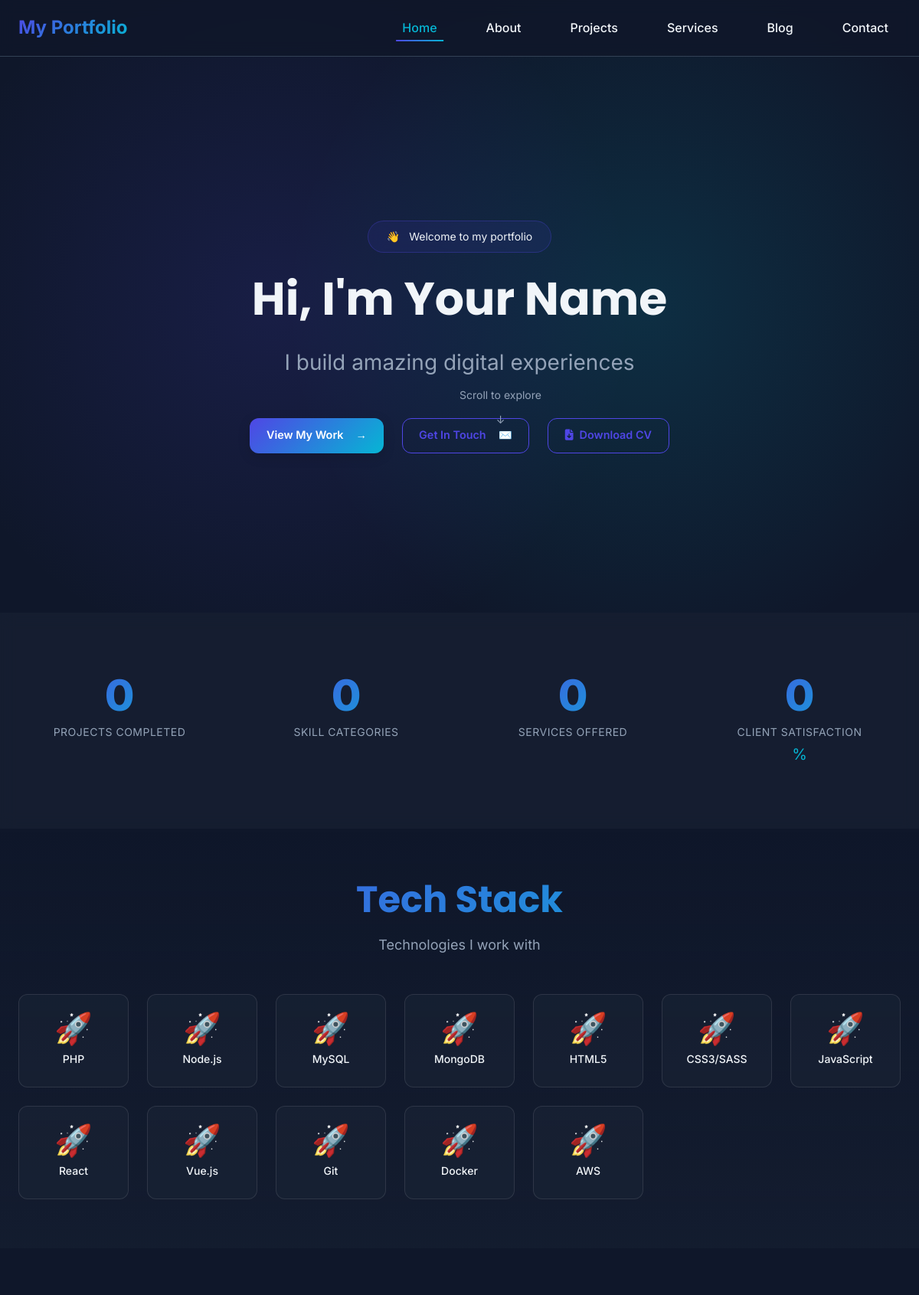
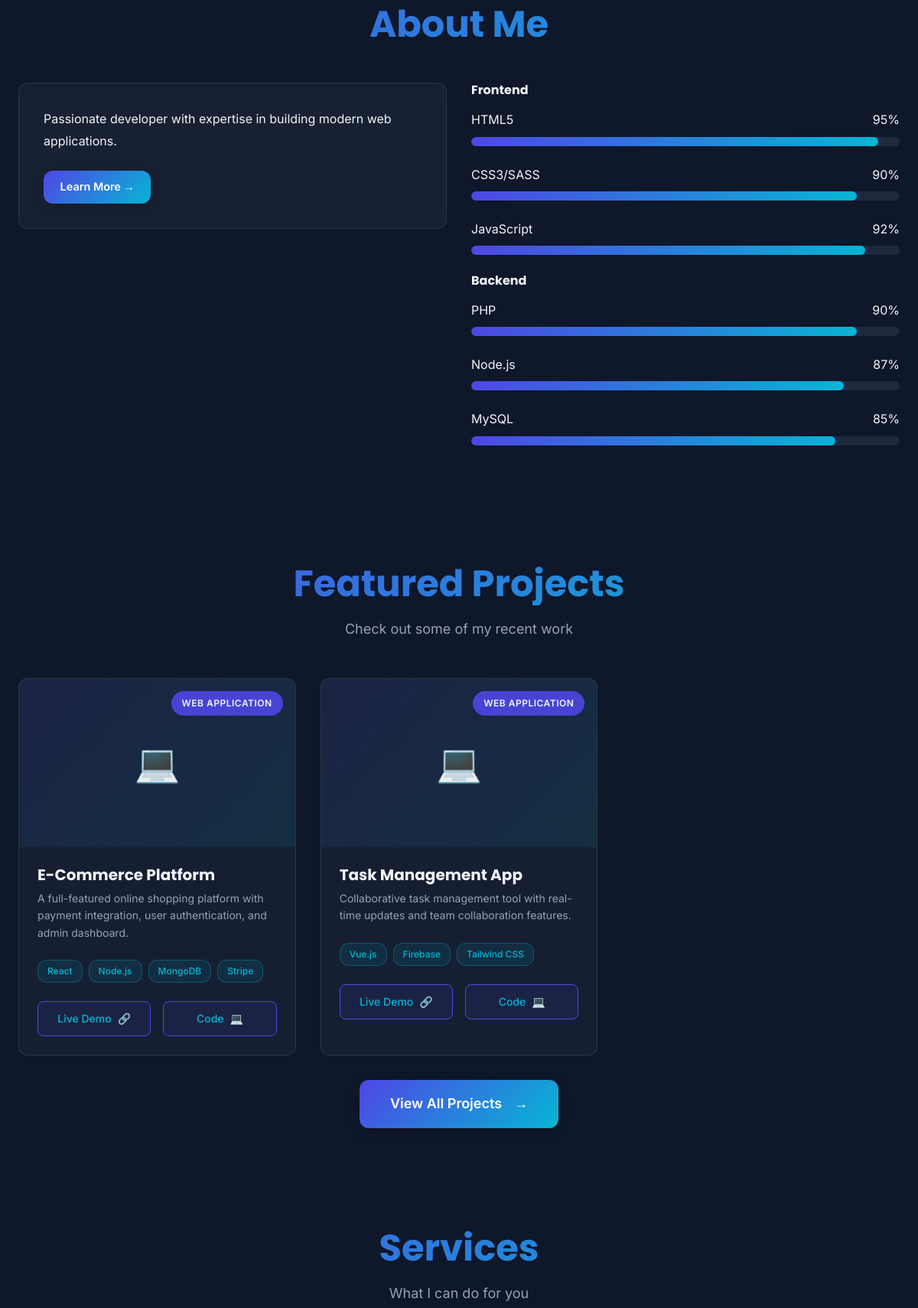
The page / (upper part) on the database its author committed (2 pictures, top to bottom).
### tables this page shows
CREATE TABLE `skills` (
  `id` int(11) NOT NULL AUTO_INCREMENT,
  `name` varchar(100) NOT NULL,
  `category` varchar(50) NOT NULL COMMENT 'e.g., Frontend, Backend, Tools',
  `level` int(11) NOT NULL DEFAULT 0 COMMENT 'Proficiency level 0-100',
  `icon` varchar(100) DEFAULT NULL,
  `sort_order` int(11) DEFAULT 0,
  `status` enum('active','inactive') DEFAULT 'active',
  `created_at` timestamp NOT NULL DEFAULT CURRENT_TIMESTAMP,
  `updated_at` timestamp NOT NULL DEFAULT CURRENT_TIMESTAMP ON UPDATE CURRENT_TIMESTAMP,
  PRIMARY KEY (`id`)
);

CREATE TABLE `projects` (
  `id` int(11) NOT NULL AUTO_INCREMENT,
  `title` varchar(200) NOT NULL,
  `description` text NOT NULL,
  `tech_stack` varchar(500) DEFAULT NULL COMMENT 'Comma-separated technologies',
  `category` varchar(50) DEFAULT NULL,
  `image` varchar(255) DEFAULT NULL,
  `live_url` varchar(255) DEFAULT NULL,
  `github_url` varchar(255) DEFAULT NULL,
  `is_featured` tinyint(1) DEFAULT 0,
  `sort_order` int(11) DEFAULT 0,
  `status` enum('active','inactive') DEFAULT 'active',
  `created_at` timestamp NOT NULL DEFAULT CURRENT_TIMESTAMP,
  `updated_at` timestamp NOT NULL DEFAULT CURRENT_TIMESTAMP ON UPDATE CURRENT_TIMESTAMP,
  PRIMARY KEY (`id`)
);

### index.php (the view, shortened to what the rows shown need)
<?php
require_once __DIR__ . '/config/database.php';
require_once __DIR__ . '/app/helpers/helpers.php';
require_once __DIR__ . '/app/models/Project.php';
require_once __DIR__ . '/app/models/Skill.php';
require_once __DIR__ . '/app/models/Setting.php';
$projectModel = new Project();
$serviceModel = new Service();
$skillModel = new Skill();
$settingModel = new Setting();
$featuredProjects = $projectModel->getFeatured(6);
$services = $serviceModel->getActive();
$skillsByCategory = $skillModel->getByCategory();
$settings = $settingModel->getAll();
$heroTitle = $settings['hero_title'] ?? "Hi, I'm Your Name";
include __DIR__ . '/includes/header.php';
?>
<section class="hero" id="home">
    <div class="container">
        <div class="hero-content">
            <h1 class="hero-title" data-aos="fade-up" data-aos-delay="100"><?php echo clean($heroTitle); ?></h1>
        </div>
    </div>
</section>
<section class="section tech-stack-section">
    <div class="container">
        <div class="section-header" data-aos="fade-up">
            <h2 class="section-title">Tech Stack</h2>
        </div>
        <?php
        $skills = $skillModel->all([], 'category ASC, sort_order ASC');
        ?>
        <div class="tech-grid" data-aos="fade-up" data-aos-delay="200">
            <?php if (!empty($skills)): ?>
                <?php foreach ($skills as $skill): ?>
                    <div class="tech-item">
                        <div class="tech-icon">
                            <?php
                            $icon = $skill['icon'] ?? '';
                            $ext = pathinfo($icon, PATHINFO_EXTENSION);
                            $isImage = in_array(strtolower($ext), ['jpg', 'jpeg', 'png', 'gif', 'svg', 'webp']);
                            if ($isImage):
                            ?>
                                <img src="<?php echo getFileUrl($icon); ?>" alt="<?php echo clean($skill['name']); ?>" style="width: 2.5rem; height: 2.5rem; object-fit: contain;">
                            <?php elseif (!empty($icon) && strpos($icon, 'fa-') !== false): ?>
                                <i class="<?php echo clean($icon); ?>"></i>
                            <?php else: ?>
                                <?php echo !empty($icon) ? clean($icon) : '🚀'; ?>
                            <?php endif; ?>
                        </div>
                        <span><?php echo clean($skill['name']); ?></span>
                    </div>
                <?php endforeach; ?>
            <?php endif; ?>
        </div>
    </div>
</section>
<section class="section" id="about-preview">
    <div class="container">
        <div class="section-header" data-aos="fade-up">
            <h2 class="section-title">About Me</h2>
        </div>
        <div class="grid grid-2" data-aos="fade-up" data-aos-delay="200" style="align-items: start;">
            <div style="height: fit-content; align-self: start;">
                <?php if (!empty($skillsByCategory)): ?>
                    <?php $count = 0; foreach ($skillsByCategory as $category => $skills): ?>
                        <?php if ($count++ >= 2) break; ?>
                        <h4><?php echo clean($category); ?></h4>
                        <?php foreach (array_slice($skills, 0, 3) as $skill): ?>
                            <div class="skill-item">
                                <div class="skill-header">
                                    <span><?php echo clean($skill['name']); ?></span>
                                    <span><?php echo $skill['level']; ?>%</span>
                                </div>
                                <div class="skill-bar">
                                    <div class="skill-progress" style="width: <?php echo $skill['level']; ?>%"></div>
                                </div>
                            </div>
                        <?php endforeach; ?>
                    <?php endforeach; ?>
                <?php endif; ?>
            </div>
        </div>
    </div>
</section>
<section class="section" id="projects">
    <div class="container">
        <div class="section-header" data-aos="fade-up">
            <h2 class="section-title">Featured Projects</h2>
        </div>
        <?php if (empty($featuredProjects)): ?>
            <div class="empty-state" data-aos="fade-up">
                <div style="font-size: 4rem; margin-bottom: 1rem;">📁</div>
                <h3>No Projects Yet</h3>
                <p class="text-muted">Check back soon for exciting projects!</p>
            </div>
        <?php else: ?>
            <div class="projects-grid">
                <?php foreach ($featuredProjects as $index => $project): ?>
                    <div class="project-card-enhanced" data-aos="fade-up" data-aos-delay="<?php echo $index * 100; ?>">
                        <div class="project-image-wrapper">
                            <?php if ($project['image']): ?>
                                <img src="<?php echo getFileUrl($project['image']); ?>" alt="<?php echo clean($project['title']); ?>" class="project-image">
                            <?php else: ?>
                                <div class="project-placeholder">
                                    <span style="font-size: 3rem;">💻</span>
                                </div>
                            <?php endif; ?>
                            <div class="project-category-badge">
                                <?php echo clean($project['category'] ?? 'Project'); ?>
                            </div>
                        </div>
                        <div class="project-content">
                            <h3 class="project-title"><?php echo clean($project['title']); ?></h3>
                            <p class="project-description"><?php echo clean(truncate($project['description'], 120)); ?></p>
                            <div class="project-tech-tags">
                                <?php
                                $techs = array_map('trim', explode(',', $project['tech_stack']));
                                foreach (array_slice($techs, 0, 4) as $tech):
                                ?>
                                    <span class="tech-tag"><?php echo clean($tech); ?></span>
                                <?php endforeach; ?>
                            </div>
                            <div class="project-actions">
                                <?php if ($project['live_url']): ?>
                                    <a href="<?php echo clean($project['live_url']); ?>" target="_blank" class="project-link">
                                        <span>Live Demo</span>
                                        <span>🔗</span>
                                    </a>
                                <?php endif; ?>
                                <?php if ($project['github_url']): ?>
                                    <a href="<?php echo clean($project['github_url']); ?>" target="_blank" class="project-link">
                                        <span>Code</span>
                                        <span>💻</span>
                                    </a>
                                <?php endif; ?>
                            </div>
                        </div>
                    </div>
                <?php endforeach; ?>
            </div>
        <?php endif; ?>
    </div>
</section>
<?php if (!empty($services)): ?>
<section class="section" id="services">
    <div class="container">
        <div class="section-header" data-aos="fade-up">
            <h2 class="section-title">Services</h2>
        </div>
    </div>
</section>
<?php endif; ?>
<?php include __DIR__ . '/includes/footer.php'; ?>
<link rel="stylesheet" href="https://unpkg.com/aos@2.3.1/dist/aos.css">

### rows shown on the page
skills: name "PHP", level "90"
skills: name "Node.js", level "87"
skills: name "MySQL", level "85"
skills: name "MongoDB"
skills: name "HTML5", level "95"
skills: name "CSS3/SASS", level "90"
skills: name "JavaScript", level "92"
skills: name "React"
skills: name "Vue.js"
skills: name "Git"
skills: name "Docker"
skills: name "AWS"
projects: category "WEB APPLICATION", title "E-Commerce Platform", description "A full-featured online shopping platform with payment integration, user authentication, and admin dashboard.", tech_stack "React", tech_stack "Node.js", tech_stack "MongoDB", tech_stack "Stripe"
projects: category "WEB APPLICATION", title "Task Management App", description "Collaborative task management tool with real-time updates and team collaboration features.", tech_stack "Vue.js", tech_stack "Firebase", tech_stack "Tailwind CSS"

### other values the page prints
$settings['site_name'] "My Portfolio"
$heroTitle "Hi, I'm Your Name"
$heroSubtitle "I build amazing digital experiences"
$category "Frontend"
$category "Backend"
